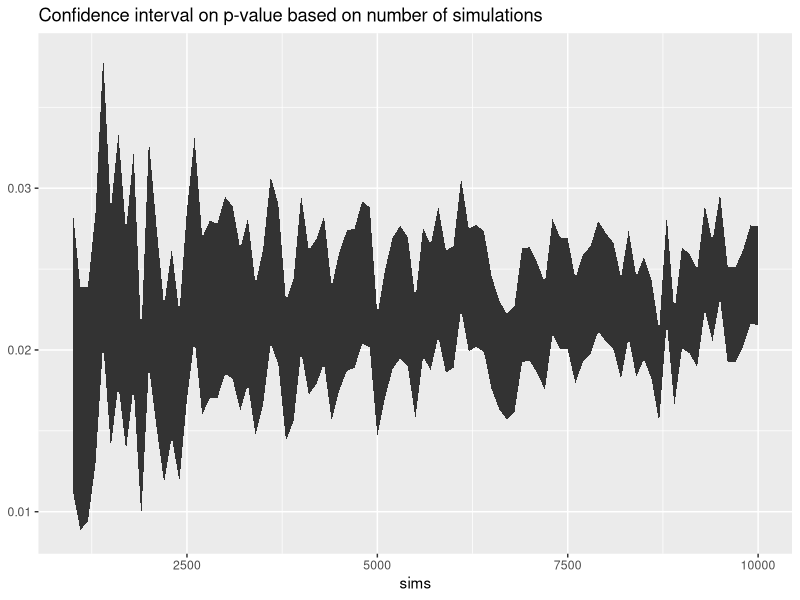
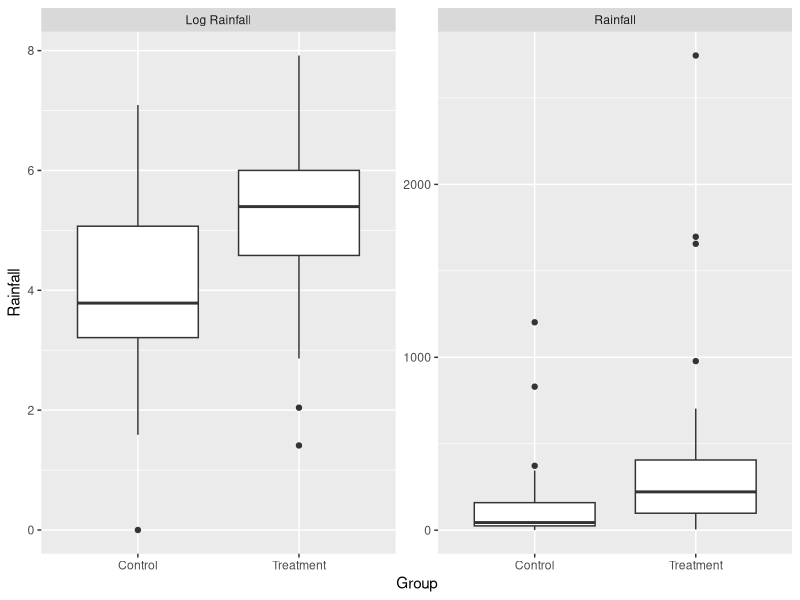

Reproduce these figures in R, in order.
## ---- chunk 1
# Load knitr package and settings
library(knitr)
library(data.table)
library(ggplot2)
library(formatR)
options(scipen=999)
#opts_chunk$set(fig.align='center', tidy=TRUE, tidy.opts=list(blank=TRUE, width.cutoff=40), warning=FALSE,message=FALSE)
#opts_chunk$set(tidy.opts=list(width.cutoff=80),tidy=TRUE)
## ---- chunk 2
## Set up some data and functions.
set.seed(1234)

## Data from homework.
treatment=c(2745.6, 1697.1, 1656.4, 978, 703.4, 489.1, 430, 334.1, 302.8,
            274.7, 274.7, 255, 242.5, 200.7, 198.6, 129.6, 119, 118.3, 115.3,
            92.4, 40.6, 32.7, 31.4, 17.5, 7.7, 4.1)
control=c(1202.6, 830.1, 372.4, 345.5, 321.2, 244.3, 163, 147.8, 95, 87, 81.2,
          68.5, 47.3, 41.1, 36.6, 29, 28.6, 26.3, 26, 24.4, 21.4, 17.3,
          11.5, 4.9, 4.9, 1.0)

subsets=function(n,r,v=1:n){
  if(r<=0) NULL else
    if(r>=n) v[1:n] else
      rbind(cbind(v[1],subsets(n-1,r-1,v[-1])),subsets(n-1,r,v[-1]))
}

treat.effect.samplemean.montecarlo.test.func=function(K,treated.r,control.r){
  # Create vectors for r and Z, and find total number in 
  # experiment and number of treated subjects
  r=c(treated.r,control.r);
  Z=c(rep(1,length(treated.r)),rep(0,length(control.r)));
  N=length(r);
  m=length(treated.r);
  
  # Observed test statistic
  obs.test.stat=mean(r[Z==1])-mean(r[Z==0]);
  
  # Monte Carlo simulatoin 
  montecarlo.test.stat=rep(0,K);
  for(i in 1:K){
    treatedgroup=sample(1:N,m);  # Draw random assignment
    controlgroup=(1:N)[-treatedgroup];
    # Compute test statistic for random assignment
    montecarlo.test.stat[i]=mean(r[treatedgroup])-mean(r[controlgroup]);  
    
  }
  # Monte Carlo p-value is proportion of randomly drawn 
  # test statistics that are >= observed test statistic
  pval=sum(montecarlo.test.stat>=obs.test.stat)/K; 
  # 95% CI for true p-value based on Monte Carlo p-value
  lowerci=pval-1.96*sqrt(pval*(1-pval)/K);
  upperci=pval+1.96*sqrt(pval*(1-pval)/K);
  data.frame(pval=pval,lowerci=lowerci,upperci=upperci);
}
## ---- chunk 3
treat.effect.samplemean.montecarlo.test.func(10000,treatment,control)
## ---- chunk 4
p_cis <- rbindlist(lapply(seq(1000,10000,100),
                          treat.effect.samplemean.montecarlo.test.func,
                          treated.r = treatment, control.r = control))
p_cis$sims <- seq(1000,10000,100)
ggplot(data=p_cis) +
  geom_ribbon(aes(x=sims,
                  ymin=lowerci,
                  ymax=upperci)) + 
  labs(title = 'Confidence interval on p-value based on number of simulations')
## ---- chunk 5
treat.effect.samplevariance.montecarlo.test.func=function(treated.r,control.r,K){
  # Create vectors for r and Z, and find total number in 
  # experiment and number of treated subjects
  r=c(treated.r,control.r);
  Z=c(rep(1,length(treated.r)),rep(0,length(control.r)));
  N=length(r);
  m=length(treated.r);
  
  # Observed test statistic
  obs.test.stat=var(r[Z==1])-var(r[Z==0]);
  
  # Monte Carlo simulatoin 
  montecarlo.test.stat=rep(0,K);
  for(i in 1:K){
    treatedgroup=sample(1:N,m);  # Draw random assignment
    controlgroup=(1:N)[-treatedgroup];
    # Compute test statistic for random assignment
    montecarlo.test.stat[i]=var(r[treatedgroup])-var(r[controlgroup]);  
    
  }
  # Monte Carlo p-value is proportion of randomly drawn 
  # test statistics that are >= observed test statistic
  pval=sum(montecarlo.test.stat>=obs.test.stat)/K; 
  # 95% CI for true p-value based on Monte Carlo p-value
  lowerci=pval-1.96*sqrt(pval*(1-pval)/K);
  upperci=pval+1.96*sqrt(pval*(1-pval)/K);
  list(pval=pval,lowerci=lowerci,upperci=upperci);
}
treat.effect.samplevariance.montecarlo.test.func(treatment,control,10000)
## ---- chunk 6
plot <- data.table(Rainfall=c(treatment,control),
                   Group=c(rep('Treatment',length(treatment)),
                           rep('Control',length(control))),
                   Type=rep('Rainfall', length(c(treatment,control))))
plot_log <- copy(plot)
plot_log[, Rainfall := log(Rainfall)]
plot_log[, Type := 'Log Rainfall']
plot <- rbind(plot, plot_log)
boxes <- ggplot() + 
  geom_boxplot(data=plot,
               aes(x=Group,
                   y=Rainfall)) +
  facet_wrap(~Type, scales='free_y')
print(boxes)
## ---- chunk 7
treat.effect.samplemean.montecarlo.test.func(10000,log(treatment),log(control))
## ---- chunk 8
wilcox.test(log(treatment),log(control),conf.int=TRUE)$conf.int

# Compare point estimate of treatment effect under Fisher and Wilcoxon.
# Mean difference 
mean(log(treatment) - log(control))
# Median of the difference between a sample from x and a sample from y.
wilcox.test(log(treatment),log(control),conf.int=TRUE)$estimate
## ---- chunk 9
multiplicative_treatment_effect <- exp(mean(log(treatment) - log(control)))
